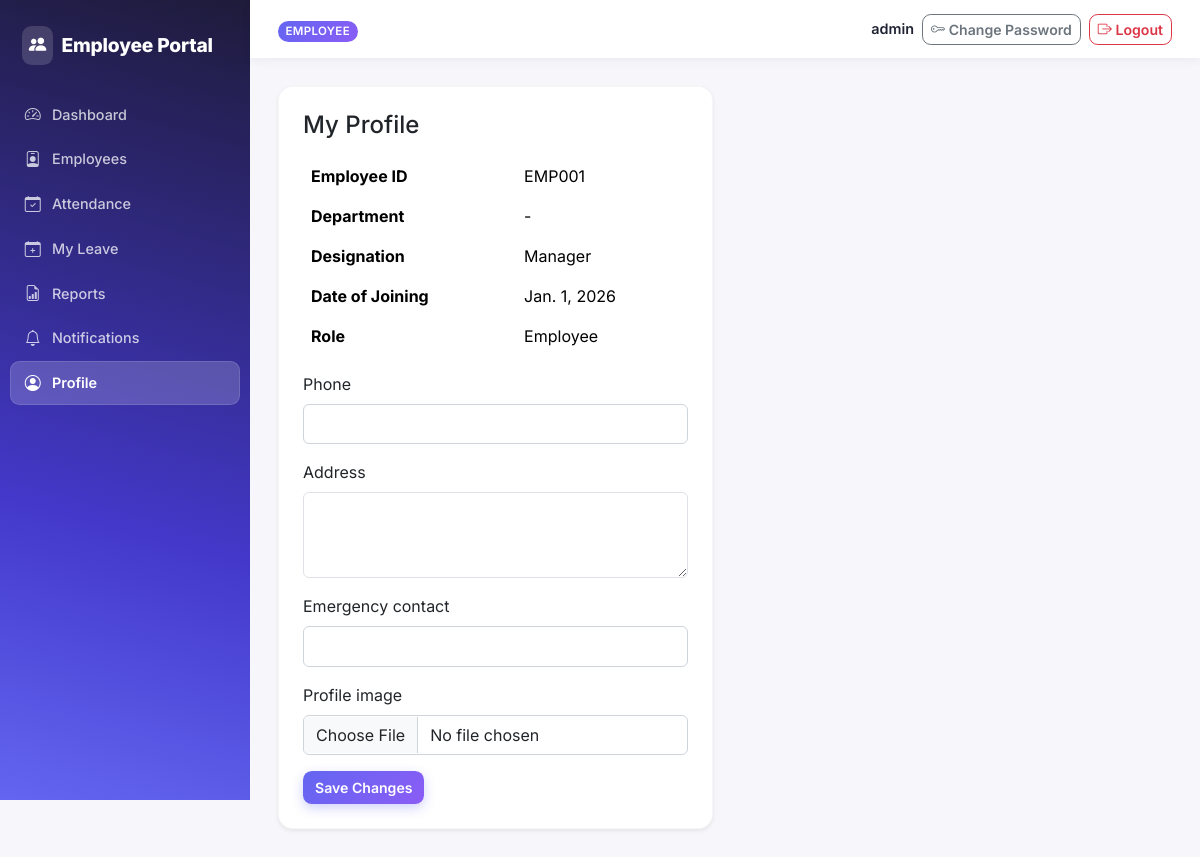
The page /accounts/profile/ (signed in) on the database its author committed.
### accounts/models.py (models this page shows, shortened)
class User(AbstractUser):
    class Role(models.TextChoices):
        ADMIN = 'ADMIN', 'Admin'
        HR = 'HR', 'HR'
        TEAM_LEAD = 'TEAM_LEAD', 'Team Lead'
        EMPLOYEE = 'EMPLOYEE', 'Employee'
    role = models.CharField(max_length=20, choices=Role.choices, default=Role.EMPLOYEE)
    phone = models.CharField(max_length=20, blank=True)
    address = models.TextField(blank=True)
    emergency_contact = models.CharField(max_length=100, blank=True)
    profile_image = models.ImageField(upload_to='profile_images/', blank=True, null=True)
    def is_team_lead(self):
        return self.role == self.Role.TEAM_LEAD
    def can_manage_employees(self):
        return self.role in (self.Role.ADMIN, self.Role.HR)

### employeeApp/models/employees.py (models this page shows, shortened)
class Employee(models.Model):
    class EmploymentStatus(models.TextChoices):
        ACTIVE = 'ACTIVE', 'Active'
        INACTIVE = 'INACTIVE', 'Inactive'
    user = models.OneToOneField(settings.AUTH_USER_MODEL, on_delete=models.CASCADE, related_name='employee_profile')
    employee_id = models.CharField(max_length=20, unique=True)
    full_name = models.CharField(max_length=150)
    email = models.EmailField(unique=True)
    phone = models.CharField(max_length=20, blank=True)
    date_of_joining = models.DateField()
    designation = models.CharField(max_length=100)
    team = models.ForeignKey(Team, on_delete=models.SET_NULL, null=True, blank=True, related_name='employees')
    reporting_team_lead = models.ForeignKey(
        settings.AUTH_USER_MODEL, on_delete=models.SET_NULL, null=True, blank=True,
        related_name='direct_reports', limit_choices_to={'role': 'TEAM_LEAD'}
    )
    employment_status = models.CharField(max_length=10, choices=EmploymentStatus.choices, default=EmploymentStatus.ACTIVE)
    created_at = models.DateTimeField(auto_now_add=True)
    class Meta:
        ordering = ['full_name']
    @property
    def department(self):
        return self.team.department if self.team else None

### accounts/views.py (the view)
# urls.py: path('profile/',views.profile_view,name='profile'),
@login_required
def profile_view(request):
    if request.method == 'POST':
        form = ProfileForm(request.POST, request.FILES, instance=request.user)
        if form.is_valid():
            form.save()
            messages.success(request, 'Profile updated successfully.')
            return redirect('accounts:profile')
    else:
        form = ProfileForm(instance=request.user)
    return render(request, 'accounts/profile.html', {'form': form})

### accounts/forms.py
class ProfileForm(forms.ModelForm):
    class Meta:
        model=User
        fields=['phone','address','emergency_contact','profile_image']
        widgets = {
            'phone': forms.TextInput(attrs={'class':'form-control'}),
            'address': forms.Textarea(attrs={'class': 'form-control','rows': 3}),
            'emergency_contact': forms.TextInput(attrs={'class':'form-control'}),
            'profile_image': forms.ClearableFileInput(attrs={'class':'form-control'}),
        }

### employeeApp/context_processors.py (called while the page is built)
def unread_notifications(request):
    if request.user.is_authenticated:
        qs = Notification.objects.filter(user=request.user, is_read=False)
        return {
            'unread_notification_count': qs.count(),
            'recent_notifications': qs[:5],
        }
    return {'unread_notification_count': 0, 'recent_notifications': []}

### employeeApp/templates/accounts/profile.html (shortened to what this page needs)
{% extends 'base.html' %}
{% block content %}
<div class="row">
    <div class="col-md-6">
        <div class="card shadow-sm">
            <div class="card-body p-4">
                <h4 class="mb-3">My Profile</h4>
                <table class="table table-borderless">
                    <tr><th>Employee ID</th><td>{{ user.employee_profile.employee_id|default:"-" }}</td></tr>
                    <tr><th>Department</th><td>{{ user.employee_profile.department|default:"-" }}</td></tr>
                    <tr><th>Designation</th><td>{{ user.employee_profile.designation|default:"-" }}</td></tr>
                    <tr><th>Date of Joining</th><td>{{ user.employee_profile.date_of_joining|default:"-" }}</td></tr>
                    <tr><th>Role</th><td>{{ user.get_role_display }}</td></tr>
                </table>
                <form method="post" enctype="multipart/form-data">
                    {% for field in form %}
                    <div class="mb-3">
                        <label class="form-label">{{ field.label }}</label>
                        {{ field }}
                    </div>
                    {% endfor %}
                    <button type="submit" class="btn btn-primary">Save Changes</button>
                </form>
            </div>
        </div>
    </div>
</div>
{% endblock %}

### employeeApp/templates/base.html (shortened to what this page needs)
{% load static %}
<!DOCTYPE html>
<html lang="en">
<head>
    <link href="https://cdn.jsdelivr.net/npm/bootstrap@5.3.3/dist/css/bootstrap.min.css" rel="stylesheet">
    <link rel="stylesheet" href="https://cdn.jsdelivr.net/npm/bootstrap-icons@1.11.3/font/bootstrap-icons.css">
    <link rel="stylesheet" href="{% static 'employeeApp/style.css' %}">
</head>
<body>
{% if user.is_authenticated %}
<div class="app-shell">
    <aside class="sidebar">
        <div class="sidebar-brand">
            <i class="bi bi-people-fill"></i> <span>Employee Portal</span>
        </div>
        <nav class="sidebar-nav">
            <a href="{% url 'accounts:redirect_dashboard' %}" class="nav-link {% if 'dashboard' in request.path %}active{% endif %}">
                <i class="bi bi-speedometer2"></i> Dashboard
            </a>
            <a href="{% url 'employeeApp:employee_list' %}" class="nav-link {% if 'employees' in request.path %}active{% endif %}">
                <i class="bi bi-person-badge"></i> Employees
            </a>
            <a href="{% if user.is_team_lead or user.can_manage_employees %}{% url 'employeeApp:attendance_list' %}{% else %}{% url 'employeeApp:my_attendance' %}{% endif %}" class="nav-link {% if 'attendance' in request.path %}active{% endif %}">
                <i class="bi bi-calendar-check"></i> Attendance
            </a>
            <a href="{% url 'employeeApp:my_leave_requests' %}" class="nav-link {% if 'leave/my' in request.path %}active{% endif %}">
                <i class="bi bi-calendar-plus"></i> My Leave
            </a>
            <a href="{% url 'employeeApp:attendance_report' %}" class="nav-link {% if 'reports' in request.path %}active{% endif %}">
                <i class="bi bi-file-earmark-bar-graph"></i> Reports
            </a>
            <a href="{% url 'employeeApp:notification_list' %}" class="nav-link {% if 'notifications' in request.path %}active{% endif %}">
                <i class="bi bi-bell"></i> Notifications
            </a>
            <a href="{% url 'accounts:profile' %}" class="nav-link {% if 'profile' in request.path %}active{% endif %}">
                <i class="bi bi-person-circle"></i> Profile
            </a>
        </nav>
    </aside>
    <div class="main-col">
        <header class="topbar">
            <div class="topbar-role">
                <span class="badge role-badge">{{ user.get_role_display }}</span>
            </div>
            <div class="topbar-user">
                <span>{{ user.get_full_name|default:user.username }}</span>
                <a href="{% url 'accounts:password_change' %}" class="btn btn-sm btn-outline-secondary ms-2"><i class="bi bi-key"></i> Change Password</a>
                <a href="{% url 'accounts:logout' %}" class="btn btn-sm btn-outline-danger ms-2"><i class="bi bi-box-arrow-right"></i> Logout</a>
            </div>
        </header>
        <main class="content">
            {% block content %}{% endblock %}
        </main>
    </div>
</div>
{% endif %}
</body>
</html>

### employeeApp/static/employeeApp/style.css (style rules this page uses)
:root { --sidebar-width: 250px; --brand: #6366f1; --brand2: #8b5cf6; --brand-dark: #4338ca; --bg: #f6f6fb; --ink: #1f2333; --muted: #6b7280; --radius: 0.9rem; --shadow: 0 2px 10px rgba(31, 35, 51, 0.06); --shadow-lg: 0 16px 40px rgba(67, 56, 202, 0.18); }
body { background: var(--bg); color: var(--ink); font-family: "Inter", "Segoe UI", Roboto, Helvetica, Arial, sans-serif; }
.app-shell { display: flex; min-height: 100vh; }
.sidebar { width: var(--sidebar-width); background: linear-gradient(195deg, #1e1b3a, var(--brand-dark) 65%, var(--brand)); color: #fff; flex-shrink: 0; padding: 1.1rem 0; position: sticky; top: 0; height: 100vh; overflow-y: auto; }
.sidebar-brand { font-size: 1.2rem; font-weight: 800; letter-spacing: -0.01em; padding: 0.5rem 1.4rem 1.75rem; display: flex; align-items: center; gap: 0.55rem; }
.sidebar-brand i { background: rgba(255, 255, 255, 0.15); padding: 0.4rem; border-radius: 0.6rem; font-size: 1.1rem; }
.sidebar-nav { display: flex; flex-direction: column; gap: 0.1rem; padding: 0 0.6rem; }
.sidebar-nav .nav-link { color: rgba(255, 255, 255, 0.75); padding: 0.6rem 0.9rem; display: flex; align-items: center; gap: 0.65rem; border-radius: 0.6rem; font-size: 0.9rem; font-weight: 500; transition: background 0.15s ease, color 0.15s ease; }
.sidebar-nav .nav-link i { font-size: 1rem; width: 1.1rem; text-align: center; }
.sidebar-nav .nav-link.active { background: rgba(255, 255, 255, 0.18); color: #fff; font-weight: 600; box-shadow: inset 0 0 0 1px rgba(255, 255, 255, 0.12); }
.main-col { flex-grow: 1; display: flex; flex-direction: column; min-width: 0; }
.topbar { background: #fff; padding: 0.85rem 1.75rem; display: flex; justify-content: space-between; align-items: center; box-shadow: var(--shadow); position: sticky; top: 0; z-index: 10; }
.role-badge { background: linear-gradient(135deg, var(--brand), var(--brand2)); font-size: 0.72rem; letter-spacing: 0.03em; text-transform: uppercase; padding: 0.4rem 0.7rem; border-radius: 999px; font-weight: 600; }
.topbar-user { display: flex; align-items: center; font-weight: 600; font-size: 0.9rem; }
.content { padding: 1.75rem; max-width: 1400px; }
.card, .table-card { background: #fff; border: 1px solid rgba(31, 35, 51, 0.04); border-radius: var(--radius); box-shadow: var(--shadow); }
.btn { border-radius: 0.55rem; font-weight: 600; font-size: 0.88rem; }
.btn-primary { background: linear-gradient(135deg, var(--brand), var(--brand2)); border: none; box-shadow: 0 4px 12px rgba(99, 102, 241, 0.3); }
.badge { font-weight: 600; padding: 0.4em 0.65em; }
input[type="text"], input[type="password"], input[type="email"], input[type="number"], input[type="date"], input[type="file"], textarea, select { display: block; width: 100%; padding: 0.45rem 0.75rem; margin-bottom: 0.25rem; border: 1px solid #ced4da; border-radius: 0.375rem; background-color: #fff; }

### rows shown on the page
User: role "EMPLOYEE", get_full_name "admin", employee_profile.employee_id "EMP001", employee_profile.department "-", employee_profile.designation "Manager", employee_profile.date_of_joining "Jan. 1, 2026", role "Employee"

### other values the page prints
{{ field.label }} "Phone" "Address" "Emergency contact" "Profile image"
